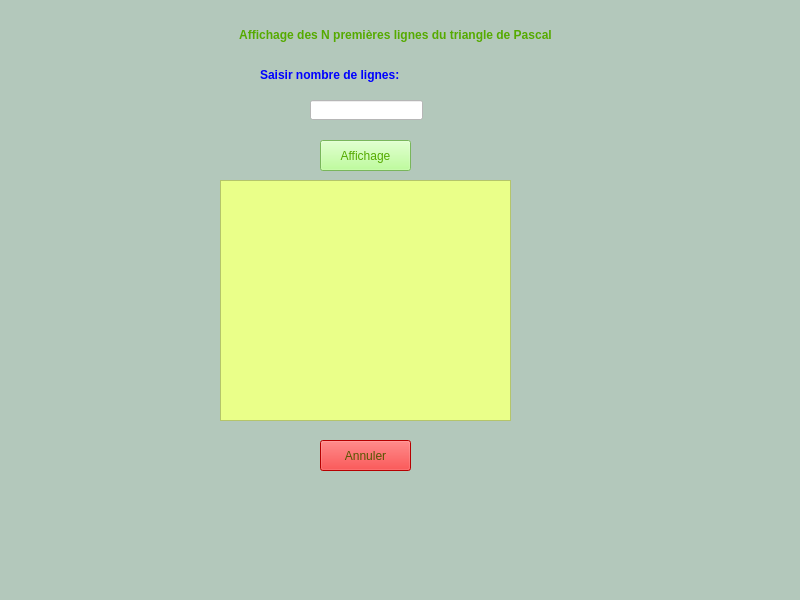
<?xml version="1.0" encoding="UTF-8"?>
<ui version="4.0">
 <class>MainWindow</class>
 <widget class="QMainWindow" name="MainWindow">
  <property name="geometry">
   <rect>
    <x>0</x>
    <y>0</y>
    <width>800</width>
    <height>600</height>
   </rect>
  </property>
  <property name="windowTitle">
   <string>projet4</string>
  </property>
  <property name="styleSheet">
   <string notr="true">background-color: rgb(179, 200, 187);</string>
  </property>
  <widget class="QWidget" name="centralwidget">
   <widget class="QLabel" name="label">
    <property name="geometry">
     <rect>
      <x>260</x>
      <y>60</y>
      <width>211</width>
      <height>31</height>
     </rect>
    </property>
    <property name="whatsThis">
     <string>&lt;html&gt;&lt;head/&gt;&lt;body&gt;&lt;p&gt;&lt;span style=&quot; font-weight:600; color:#0000ff;&quot;&gt;Saisir nombre de lignes:&lt;/span&gt;&lt;/p&gt;&lt;/body&gt;&lt;/html&gt;</string>
    </property>
    <property name="styleSheet">
     <string notr="true">font: 75 12pt &quot;MS Shell Dlg 2&quot;;</string>
    </property>
    <property name="text">
     <string>&lt;html&gt;&lt;head/&gt;&lt;body&gt;&lt;p&gt;&lt;span style=&quot; font-weight:600; color:#0000ff;&quot;&gt;Saisir nombre de lignes:&lt;/span&gt;&lt;/p&gt;&lt;/body&gt;&lt;/html&gt;</string>
    </property>
   </widget>
   <widget class="QLabel" name="label_2">
    <property name="geometry">
     <rect>
      <x>50</x>
      <y>10</y>
      <width>691</width>
      <height>51</height>
     </rect>
    </property>
    <property name="styleSheet">
     <string notr="true">font: 75 16pt &quot;MS Shell Dlg 2&quot;;
color: rgb(255, 0, 0);</string>
    </property>
    <property name="text">
     <string>&lt;html&gt;&lt;head/&gt;&lt;body&gt;&lt;p align=&quot;center&quot;&gt;&lt;span style=&quot; font-weight:600; color:#55aa00;&quot;&gt;Affichage des N premières lignes du triangle de Pascal&lt;/span&gt;&lt;/p&gt;&lt;/body&gt;&lt;/html&gt;</string>
    </property>
   </widget>
   <widget class="QLineEdit" name="nb">
    <property name="geometry">
     <rect>
      <x>310</x>
      <y>100</y>
      <width>113</width>
      <height>20</height>
     </rect>
    </property>
    <property name="styleSheet">
     <string notr="true">font: 75 10pt &quot;MS Shell Dlg 2&quot;;
background-color: rgb(255, 255, 255);</string>
    </property>
   </widget>
   <widget class="QPushButton" name="b1">
    <property name="geometry">
     <rect>
      <x>320</x>
      <y>140</y>
      <width>91</width>
      <height>31</height>
     </rect>
    </property>
    <property name="styleSheet">
     <string notr="true">color: rgb(85, 170, 0);
background-color: rgb(170, 255, 127);
font: 75 11pt &quot;MS Shell Dlg 2&quot;;</string>
    </property>
    <property name="text">
     <string>Affichage</string>
    </property>
   </widget>
   <widget class="QListWidget" name="aff">
    <property name="geometry">
     <rect>
      <x>220</x>
      <y>180</y>
      <width>291</width>
      <height>241</height>
     </rect>
    </property>
    <property name="styleSheet">
     <string notr="true">background-color: rgb(234, 255, 137);
font: 75 11pt &quot;MS Shell Dlg 2&quot;;
</string>
    </property>
   </widget>
   <widget class="QPushButton" name="b2">
    <property name="geometry">
     <rect>
      <x>320</x>
      <y>440</y>
      <width>91</width>
      <height>31</height>
     </rect>
    </property>
    <property name="styleSheet">
     <string notr="true">font: 75 11pt &quot;MS Shell Dlg 2&quot;;
background-color: rgb(255, 0, 0);
color: rgb(85, 85, 0);</string>
    </property>
    <property name="text">
     <string>Annuler</string>
    </property>
   </widget>
  </widget>
  <widget class="QMenuBar" name="menubar">
   <property name="geometry">
    <rect>
     <x>0</x>
     <y>0</y>
     <width>800</width>
     <height>26</height>
    </rect>
   </property>
  </widget>
  <widget class="QStatusBar" name="statusbar"/>
 </widget>
 <resources/>
 <connections/>
</ui>
